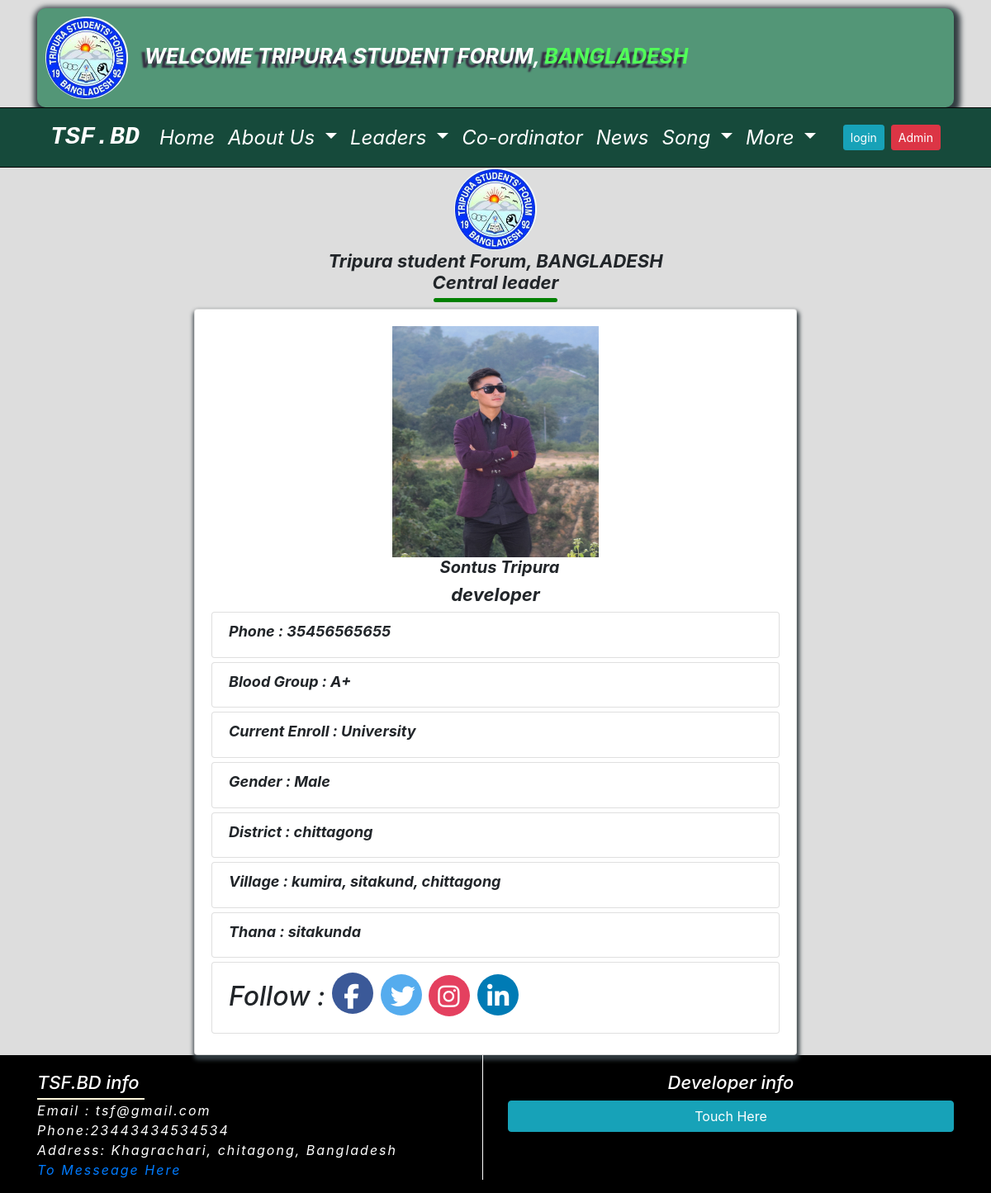
Screenshot of /central/1/ with the database file from the repository.
### Home_app/models.py (models this page shows, shortened)
class TsfAboutSetting(models.Model):
    tsf_logo = models.ImageField(upload_to='tsf_logo', blank=True)
    tsf_greeting = models.CharField(max_length=255, blank=True)
    country = models.CharField(max_length=255, blank=True)
    tsf_phone = models.CharField(max_length=255, blank=True)
    tsf_email = models.EmailField(max_length=255, blank=True)
    tsf_address = models.TextField(blank=True)
    tsf_about = models.TextField(blank=True)
    tsf_president_name = models.CharField(max_length=255, blank=True)
    tsf_president_photo = models.ImageField(upload_to='president_photo', blank=True)
    tsf_president_title = models.CharField(max_length=255, blank=True)
    tsf_secretary_name = models.CharField(max_length=255, blank=True)
    tsf_secretary_photo = models.ImageField(upload_to='secretary_photo', blank=True)
    tsf_secretary_title = models.CharField(max_length=255, blank=True)
    tsf_fb_link = models.URLField(max_length=255, blank=True)
    tsf_twitter_link = models.URLField(max_length=255, blank=True)
    tsf_instagram_link = models.URLField(max_length=255, blank=True)
    tsf_linkdin_link = models.URLField(max_length=255, blank=True)
    tsf_youtube_link = models.URLField(max_length=255, blank=True)
    developer_name = models.CharField(max_length=200)
    developer_address = models.CharField(max_length=250)
    developer_website = models.URLField(blank=True)
    developer_email = models.EmailField(blank=True)
    developer_fb = models.URLField(blank=True)
    developer_youtube = models.URLField(blank=True)
    developer_instagram = models.URLField(blank=True)
    developer_linkdin = models.URLField(blank=True)
    class Meta:
        verbose_name_plural = "TSF ABOUT"

### Leader_app/models.py (models this page shows, shortened)
class CentralMember(models.Model):
    STATUS = (
    ('University', 'University'),
    ('College', 'College'),
    ('School', 'School'),
    ('Job', 'Job'),
    ('Other', 'Other'),
    )
    session = models.ForeignKey(CentralYear, on_delete=models.CASCADE)
    photo = models.ImageField(upload_to='central', blank=True)
    name = models.CharField(max_length=50, blank=True)
    Posting = models.CharField(max_length=50, blank=True)
    blood_group = models.CharField(max_length=20, blank=True)
    phone = models.CharField(max_length=11, blank=True)
    village = models.CharField(max_length=200, blank=True)
    thana = models.CharField(max_length=200, blank=True)
    district = models.CharField(max_length=200, blank=True)
    gender = models.CharField(max_length=20, default="Male", choices=(("Male", "Male"), ("Female", "Female")))
    current_enroll = models.CharField(max_length=200, null=True, choices=STATUS)
    facebook = models.URLField(blank=True)
    twitter = models.URLField(blank=True)
    instagram = models.URLField(blank=True)
    linkdin = models.URLField(blank=True)
    class Meta:
        verbose_name_plural = 'Central Member'

### Leader_app/views.py (the view)
# urls.py: path('central/<int:pk>/', views.central_leader_details, name='central_leader_details'),
def central_leader_details(request, pk):
    about_inform = TsfAboutSetting.objects.get(id=1)
    centraldetail = get_object_or_404(CentralMember, pk=pk)
    context = {'centraldetail': centraldetail, 'about_inform':about_inform}
    return render(request, 'Leader_app/central_leader/central_leader_details.html', context)

### templates/Leader_app/central_leader/central_leader_details.html (shortened to what this page needs)
{% extends 'home/base.html' %}
{% load static %}
{% block body %}
<div class="container">
  <div class="text-center">
<img src="{% static 'img/tsf.jpg' %}" alt="" class="tsf_logo"/ >
</div>
  <h1 class="tsf_name_title">Tripura student Forum, BANGLADESH <br> Central leader</h1>
  <div class="row justify-content-center">
<div class="col-md-8">
  <div class="card central_leeader_detail_section">
    <div class="card-body">
<div class="text-center">
  <img src="{{centraldetail.photo.url }}" alt="" class="img-fluid leader_profile_pic">
  <h2 class="leader_name">{{centraldetail.name }}</h2>
  <h2 class="posting"> {{centraldetail.Posting }}</h2>
</div>
<ul class="list-group list_group">
  <li class="list-group-item ">
    <h2 class="title_name">Phone : <span class="name_of_profile">{{ centraldetail.phone }}</span></h2>
  </li>
</ul>
<ul class="list-group list_group">
  <li class="list-group-item ">
    <h2 class="title_name">Blood Group : <span class="name_of_profile">{{centraldetail.blood_group }}</span></h2>
  </li>
</ul>
<ul class="list-group list_group">
  <li class="list-group-item ">
    <h2 class="title_name">Current Enroll : <span class="name_of_profile">{{centraldetail.current_enroll }}</span></h2>
  </li>
</ul>
<ul class="list-group list_group">
  <li class="list-group-item ">
    <h2 class="title_name">Gender : <span class="name_of_profile">{{ centraldetail.gender }}</span></h2>
  </li>
</ul>
<ul class="list-group list_group">
  <li class="list-group-item ">
    <h2 class="title_name">District : <span class="name_of_profile">{{ centraldetail.district }}</span></h2>
  </li>
</ul>
<ul class="list-group list_group">
  <li class="list-group-item ">
    <h2 class="title_name">Village : <span class="name_of_profile">{{ centraldetail.village }}</span></h2>
  </li>
</ul>
<ul class="list-group list_group">
  <li class="list-group-item ">
    <h2 class="title_name">Thana : <span class="name_of_profile">{{ centraldetail.thana }}</span></h2>
  </li>
</ul>
<ul class="list-group list_group">
  <li class="list-group-item ">
    <h2 class="social_link"> Follow :
      <a href="{{centraldetail.facebook}}"><i class="fab fa-facebook-f fbcolor"></i></a>
      <a href="{{ centraldetail.twitter}}"><i class="fab fa-twitter twittercolor"></i></a>
      <a href="{{ centraldetail.instagram}}"><i class="fab fa-instagram instagramcolor"></i></a>
       <a href="{{ centraldetail.linkdin}}"><i class="fab fa-linkedin-in link-IN "></i></a>
    </h2>
  </li>
</ul>
</div>
</div>
</div>
  </div>
</div>
{% endblock %}

### templates/home/banner.html
{% load static %}
<section id="banner_section">
    <div class="container">
    <div class="logoheder">
      <div class="logo-section">
        <img src="{{about_inform.tsf_logo.url }}" alt=""  class=" rounded-circle logo"/>
      </div>
    <p class="logotext">{{ about_inform.tsf_greeting }}, <span class="countrytext">{{ about_inform.country }}</span></p>
    </div>
    </div>
    </section>

### templates/home/footer.html (shortened to what this page needs)
<div class="container">
    <div class="row">
       <div class="col-md-6">
   <div class="side_left">
    <ul class="footer_list">
      <h2 class="Tsf_info">TSF.BD info</h2>
       <li> Email : {{ about_inform.tsf_email }}</li>
       <li> Phone:{{ about_inform.tsf_phone }}</li>
       <li> Address: {{ about_inform.tsf_address }}</li>
       <li> <a href="{% url 'contact' %}">To Messeage Here</a></li>
     </ul>
   </div>
       </div>
       <div class="col-md-6">
<div class="footer_list">
  <h2 class="developer_title">Developer info</h2>
<button type="button" class="btn btn-info btn-block" data-toggle="modal" data-target="#exampleModalCenter">
Touch Here
</button>
</div>
            </div>
    </div>
</div>

### Home_app/static/css/home.css (style rules this page uses)
* { margin: 0; padding: 0; }
.logo { height:100px; width:100px; margin-left:10px; animation: rotatelogo 5s linear infinite ; }
.logoheder { height: 120px; margin-top:10px; background:#539677; box-shadow:2px 4px 6px 6px #333d42; border-radius:10px; padding-bottom:10px; padding-top:10px; }
.countrytext { color:#51ff58; font-weight:bold; font-style:italic; text-transform:uppercase; text-shadow:-6px 5px 2px #362e42; font-size: 25px; padding-top: 15px; }
.logotext { font-weight:bold; font-style:italic; color:#fff; text-transform:uppercase; text-shadow:-6px 5px 2px #362e42; font-size: 25px; padding-top: 30px; }
.logo-section { margin-right:20px; float: left; }
.fa-linkedin-in { background: #007bb5; color: white; }
.tsf_logo { height: 100px; width: 100px; border-radius: 50%; animation: logo 5s linear infinite; }
.tsf_name_title { text-align: center; font-size: 22px; font-style: italic; font-weight: bold; }
.tsf_name_title:after { content: ''; display: block; width: 150px; height: 5px; background: green; margin: 5px auto; border-radius: 10px; }

### Home_app/static/css/leader_app.css (style rules this page uses)
.central_leeader_detail_section { box-shadow:1px 4px 5px 2px #333d42 }
.list_group { margin-bottom: 5px; }
.leader_name { font-size: 20px; text-transform: capitalize; font-weight: bold; font-style: italic; margin-left: 10px; }
.leader_profile_pic { height: 280px; width: 250px; }
.posting { font-weight: bold; font-style: italic; font-size: 22px; }
.name_of_profile { font-weight: bold; font-style: italic; font-size: 18px; }
.title_name { font-weight: bold; font-style: italic; font-size: 18px; }
.social_link { font-style: italic; }
.instagramcolor { width: 50px; height: 50px; border-radius: 50px; align-items: center; padding: 11px; font-size: 30px; background:#E4405F; color: white; }
.link-IN { background: #007bb5; color: white; width: 50px; height: 50px; border-radius: 50px; align-items: center; padding: 12px; font-size: 30px; }
.twittercolor { width: 50px; height: 50px; border-radius: 50px; align-items: center; padding: 12px; font-size: 30px; background: #55ACEE; color: white; }
.fbcolor { width: 50px; height: 50px; border-radius: 50px; align-items: center; padding: 14px; font-size: 30px; background: #3B5998; color: white; }

### Home_app/static/css/profile_app.css (style rules this page uses)
.name_of_profile { font-weight: bold; font-style: italic; font-size: 18px; }
.title_name { font-weight: bold; font-style: italic; font-size: 18px; }
.social_link { font-style: italic; }
.instagramcolor { width: 50px; height: 50px; border-radius: 50px; align-items: center; padding: 11px; font-size: 30px; background:#E4405F; color: white; }
.link-IN { background: #007bb5; color: white; width: 50px; height: 50px; border-radius: 50px; align-items: center; padding: 12px; font-size: 30px; }
.twittercolor { width: 50px; height: 50px; border-radius: 50px; align-items: center; padding: 12px; font-size: 30px; background: #55ACEE; color: white; }
.fbcolor { width: 50px; height: 50px; border-radius: 50px; align-items: center; padding: 14px; font-size: 30px; background: #3B5998; color: white; }

### Home_app/static/css/footer.css (style rules this page uses)
.footer_list { padding-top: 20px; }
.side_left { border-right: 1px solid #fff; }
.footer_list li { font-size: 16px; letter-spacing: 2px; font-style: italic; list-style: none; color: #fff; }
.developer_title { text-align: center; color: #fff!important; font-size: 22px; font-style: italic; }
.Tsf_info { color: #fff; font-size: 22px; font-style: italic; position: relative; }
.Tsf_info::after { position: absolute; content: ''; height: 2px; width: 130px; display: block; margin-top: 5px; background: cornsilk; }

### rows the page displays
TsfAboutSetting: tsf_logo (picture), tsf_greeting "WELCOME TRIPURA STUDENT FORUM", country "BANGLADESH", tsf_email "tsf@gmail.com", tsf_phone "23443434534534", tsf_address "Khagrachari, chitagong, Bangladesh"
CentralMember: photo (picture), name "Sontus Tripura", Posting "developer", phone "35456565655", blood_group "A+", current_enroll "University", gender "Male", district "chittagong", village "kumira, sitakund, chittagong", thana "sitakunda"
